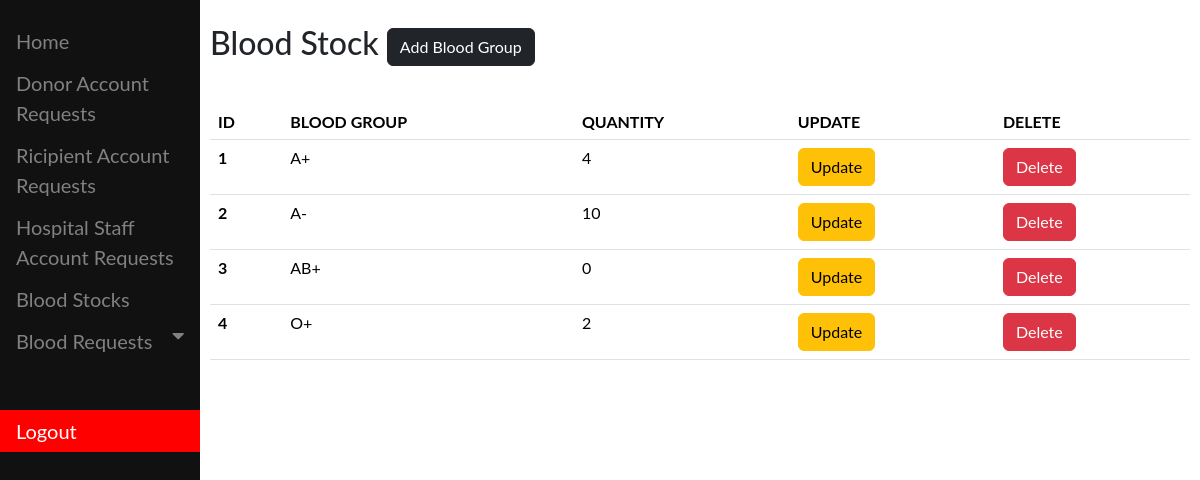
The app's page /bank_admin/blood_stock (signed in), older data.
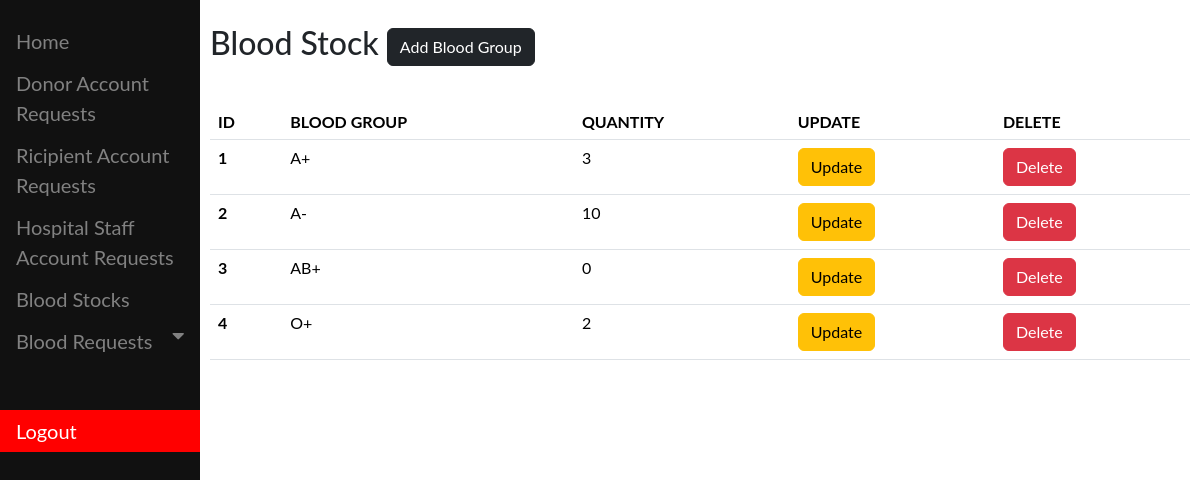
The same page, newer data.
### core/models.py (models this page shows, shortened)
class Bloodstock(models.Model):
    blood_type = models.CharField(max_length=5)
    quantity = models.IntegerField()

### bloodbank/views.py (the view)
# urls.py: path("blood_stock",BloodStockView,name="blood_stock"),
def BloodStockView(request):
    user = request.user
    if user.is_authenticated:
        if user.is_superuser:
            stock = Bloodstock.objects.all()
            return render(
                request, "dashboard/blood_stock.html", context={"blood": stock}
            )
        else:
            return redirect("/bank_admin/")
    else:
        return redirect("/bank_admin/")

### bloodbank/templates/dashboard/blood_stock.html (shortened to what this page needs)
{% extends "base_bank.html" %}
{% block bank_sidebar %}
<div class="main">
  <h2>Blood Stock
  <button type="button" class="btn btn-dark" data-bs-toggle="modal" data-bs-target="#addblood">
    Add Blood Group
  </button>
  </h2>
  <br>
  <table class="table">
    <thead>
      <tr>
        <th scope="col">ID</th>
        <th scope="col">BLOOD GROUP</th>
        <th scope="col">QUANTITY</th>
        <th scope="col">UPDATE</th>
        <th scope="col">DELETE</th>
      </tr>
    </thead>
    <tbody>
        {% for x in blood %}
      <tr>
        <th scope="row">{{x.id}}</th>
        <td>{{x.blood_type}}</td>
        <td>{{x.quantity}}</td>
        <td>
            <button type="button" class="btn btn-warning" onclick="editBlood('{{x.blood_type}}','{{x.quantity}}')" data-bs-toggle="modal" data-bs-target="#editBtnModal">
            Update
          </button>
        </td>
        <td>
            <button type="button" class="btn btn-danger" onclick="deleteBlood('{{x.id}}')" data-bs-toggle="modal" data-bs-target="#deleteBtnModal">
            Delete
          </button>
        </td>
      </tr>
      {% endfor %}
    </tbody>
  </table>
</div>
{% endblock %}

Row changes from the older to the newer data that the page shows:
changed Bloodstock id 1: quantity "4" → "3"
